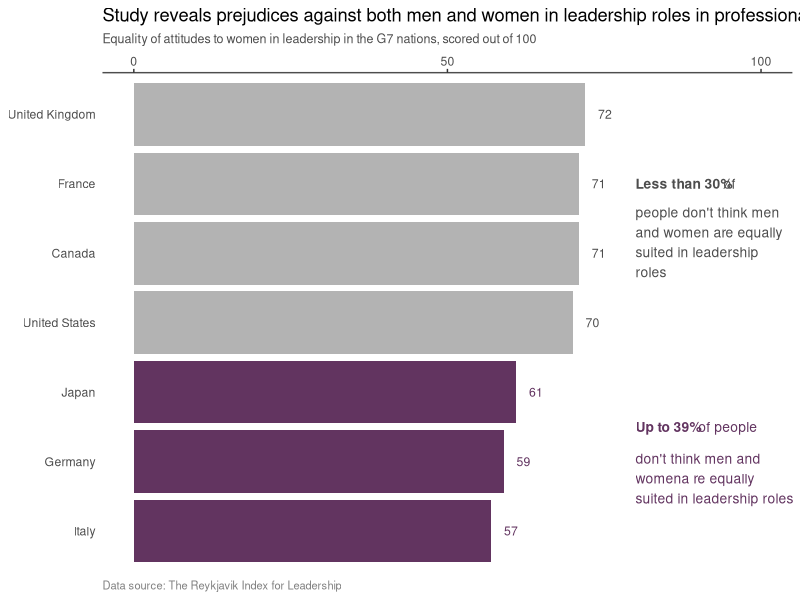
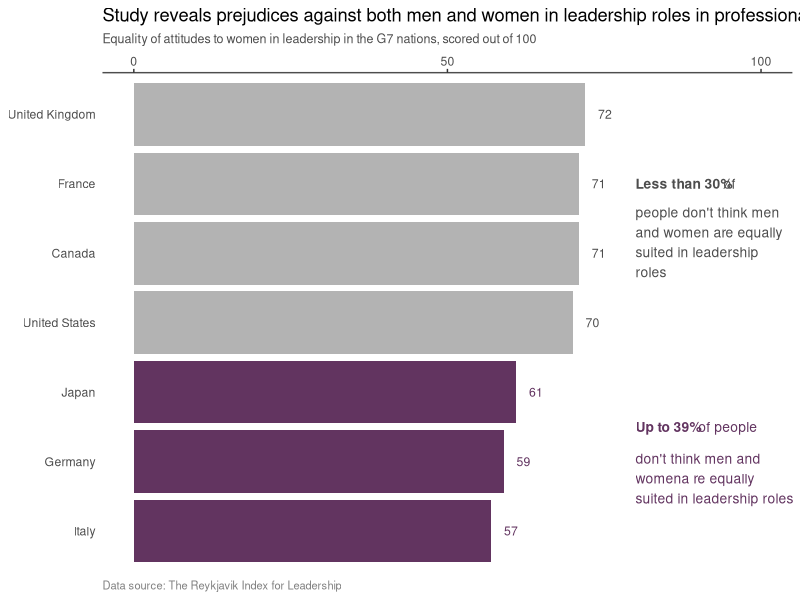

The R script that drew these images, in order:
library(tidyverse)

# Source: https://www.weforum.org/agenda/2018/12/women-reykjavik-index-leadership

reykjavik_orig <- readxl::read_xlsx("makeovermonday/2019w12/Reykjavik Index.xlsx")
names(reykjavik_orig) <- c("country", "index")

reykjavik_average <- reykjavik_orig %>% 
  filter(country == "G7 Average")

reykjavik_orig %>% 
  filter(country != "G7 Average") %>% 
  mutate(country = reorder(country, index)) %>% 
  
  # Bar plot.
  ggplot(aes(x = country, y = index, label = index, fill = index > reykjavik_average$index)) +
  geom_col() +
  coord_flip(clip = "off") +
  geom_text(aes(color = index > reykjavik_average$index), hjust = "left", nudge_y = 2, size = 3.1) +
  
  # Scales.
  scale_y_continuous(limits = c(0, 100), breaks = c(0, 50, 100), minor_breaks = NULL, position = "right") +
  scale_fill_manual(values = c("TRUE" = "grey70", "FALSE" = "#623460")) +
  scale_colour_manual(values = c("TRUE" = "grey30", "FALSE" = "#623460")) +
  
  # Labels.
  labs(title = "Study reveals prejudices against both men and women in leadership roles in professional life",
       subtitle = "Equality of attitudes to women in leadership in the G7 nations, scored out of 100",
       x = NULL, 
       y = NULL,
       caption = "Data source: The Reykjavik Index for Leadership") +
  
  # Teme elements.
  theme_classic() +
  theme(legend.position = "none", 
        plot.title = element_text(),
        plot.subtitle = element_text(colour = "grey30", size = 9), 
        plot.caption = element_text(hjust = 0, colour = "grey50", size = 8),
        axis.line.x = element_line(color = "grey30"), 
        axis.line.y = element_blank(),
        axis.ticks.y = element_blank()) +
  
  # Annotations for upper 4 countries.
  annotate(label = "Less than 30%", "text", colour = "grey30", x = 6, y = 80, size = 3.5, hjust = "left", fontface = 2) +
  annotate(label = "of", "text", colour = "grey30", x = 6, y = 94, size = 3.5, hjust = "left") +
  annotate(label = "\npeople don't think men\nand women are equally\nsuited in leadership\nroles", "text", colour = "grey30", x = 5.3, y = 80, size = 3.5, hjust = "left") +
  
  # Annotations for lower 3 countries.
  annotate(label = "Up to 39%", "text", colour = "#623460", x = 2.5, y = 80,   size = 3.5, hjust = "left", fontface = 2) +
  annotate(label = "of people", "text", colour = "#623460", x = 2.5, y = 90, size = 3.5, hjust = "left") +
  annotate(label = "\ndon't think men and\nwomena re equally\nsuited in leadership roles", "text", colour = "#623460", x = 1.9, y = 80,  size = 3.5, hjust = "left")

# Export the plot.
ggsave(filename = "makeovermonday/2019w12/mm-2019-w12-r.png", width = 23, height = 12, units = "cm", dpi = 500)


